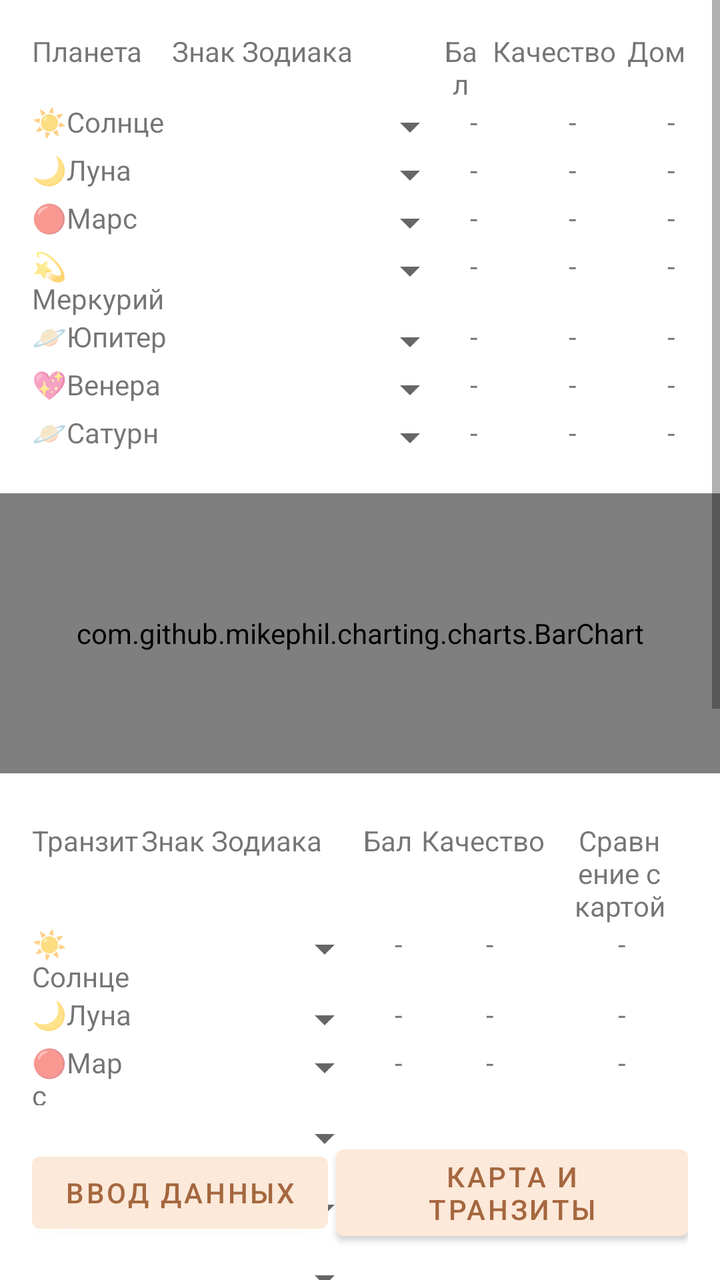
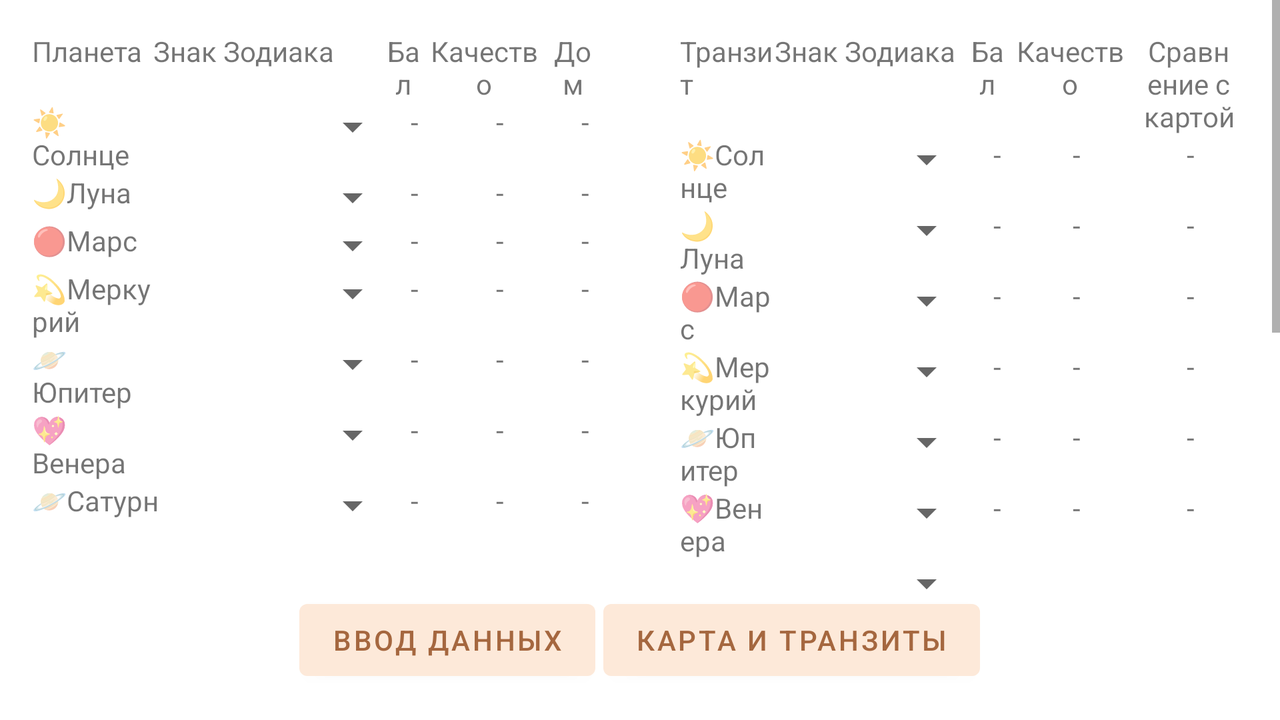

One screen, two layout resources from the same app: the default and the repository's alternative for another configuration. Each is rendered where Android would select it; the XML of both is given below.
<!-- AndroidManifest.xml: application theme Theme.Ashtakavarga -->
<!-- res/layout/activity_planet_sign.xml -->
<?xml version="1.0" encoding="utf-8"?>
<androidx.constraintlayout.widget.ConstraintLayout xmlns:android="http://schemas.android.com/apk/res/android"
    xmlns:app="http://schemas.android.com/apk/res-auto"
    android:layout_width="match_parent"
    android:layout_height="match_parent">

    <ScrollView
        android:layout_width="0dp"
        android:layout_height="0dp"
        app:layout_constraintTop_toTopOf="parent"
        app:layout_constraintStart_toStartOf="parent"
        app:layout_constraintEnd_toEndOf="parent"
        app:layout_constraintBottom_toTopOf="@+id/include_bottom_buttons"
        android:fillViewport="true">

    <LinearLayout
        android:layout_width="match_parent"
        android:layout_height="wrap_content"
        android:orientation="vertical">

        <include
            android:id="@+id/planet_content"
            layout="@layout/planet_content"
            android:layout_width="match_parent"
            android:layout_height="wrap_content"
            android:layout_marginBottom="8dp"/>

        <include
            android:id="@+id/transit_content"
            layout="@layout/transit_content"
            android:layout_width="match_parent"
            android:layout_height="wrap_content"
            android:layout_marginBottom="8dp"/>
    </LinearLayout>
</ScrollView>

<include
    android:id="@+id/include_bottom_buttons"
    layout="@layout/bottom_button_bar"
    android:layout_width="0dp"
    android:layout_height="wrap_content"
    app:layout_constraintBottom_toBottomOf="parent"
    app:layout_constraintStart_toStartOf="parent"
    app:layout_constraintEnd_toEndOf="parent"/>
</androidx.constraintlayout.widget.ConstraintLayout>
<!-- res/layout/planet_content.xml (included above) -->
<?xml version="1.0" encoding="utf-8"?>
<LinearLayout xmlns:android="http://schemas.android.com/apk/res/android"
    xmlns:app="http://schemas.android.com/apk/res-auto"
    android:layout_width="match_parent"
    android:layout_height="wrap_content"
    android:orientation="vertical">

    <TableLayout
        android:layout_width="match_parent"
        android:layout_height="wrap_content"
        android:padding="16dp"
        android:stretchColumns="*">

        <TableRow>
            <TextView
                android:layout_width="0dp"
                android:layout_weight="0.9"
                android:gravity="left"
                android:text="@string/header_planet" />
            <TextView
                android:layout_width="0dp"
                android:layout_weight="1.7"
                android:gravity="left"
                android:text="@string/header_zodiac" />
            <TextView
                android:layout_width="0dp"
                android:layout_weight="0.3"
                android:gravity="center"
                android:text="@string/header_score" />
            <TextView
                android:layout_width="0dp"
                android:layout_weight="0.9"
                android:gravity="center"
                android:text="@string/header_quality" />
            <TextView
                android:layout_width="0dp"
                android:layout_weight="0.4"
                android:gravity="center"
                android:text="@string/header_home" />
        </TableRow>

        <TableRow>
            <TextView
                android:layout_width="0dp"
                android:layout_weight="0.9"
                android:gravity="center_vertical"
                android:text="@string/planet_sun" />
            <Spinner
                android:id="@+id/spinnerSun"
                android:layout_width="0dp"
                android:layout_height="wrap_content"
                android:layout_weight="1.7" />
            <TextView
                android:id="@+id/tvSunValue"
                android:layout_width="0dp"
                android:layout_weight="0.2"
                android:gravity="center"
                android:text="-" />
            <TextView
                android:id="@+id/tvSunQuality"
                android:layout_width="0dp"
                android:layout_weight="1"
                android:gravity="center"
                android:text="-" />
            <TextView
                android:id="@+id/tvSunHome"
                android:layout_width="0dp"
                android:layout_weight="0.2"
                android:gravity="center"
                android:text="-" />
        </TableRow>

        <TableRow>
            <TextView
                android:layout_width="0dp"
                android:layout_weight="0.9"
                android:gravity="center_vertical"
                android:text="@string/planet_moon" />
            <Spinner
                android:id="@+id/spinnerMoon"
                android:layout_width="0dp"
                android:layout_height="wrap_content"
                android:layout_weight="1.7" />
            <TextView
                android:id="@+id/tvMoonValue"
                android:layout_width="0dp"
                android:layout_weight="0.2"
                android:gravity="center"
                android:text="-" />
            <TextView
                android:id="@+id/tvMoonQuality"
                android:layout_width="0dp"
                android:layout_weight="1"
                android:gravity="center"
                android:text="-" />
            <TextView
                android:id="@+id/tvMoonHome"
                android:layout_width="0dp"
                android:layout_weight="0.2"
                android:gravity="center"
                android:text="-" />
        </TableRow>

        <TableRow>
            <TextView
                android:layout_width="0dp"
                android:layout_weight="0.9"
                android:gravity="center_vertical"
                android:text="@string/planet_mars" />
            <Spinner
                android:id="@+id/spinnerMars"
                android:layout_width="0dp"
                android:layout_height="wrap_content"
                android:layout_weight="1.7" />
            <TextView
                android:id="@+id/tvMarsValue"
                android:layout_width="0dp"
                android:layout_weight="0.2"
                android:gravity="center"
                android:text="-" />
            <TextView
                android:id="@+id/tvMarsQuality"
                android:layout_width="0dp"
                android:layout_weight="1"
                android:gravity="center"
                android:text="-" />
            <TextView
                android:id="@+id/tvMarsHome"
                android:layout_width="0dp"
                android:layout_weight="0.2"
                android:gravity="center"
                android:text="-" />
        </TableRow>

        <TableRow>
            <TextView
                android:layout_width="0dp"
                android:layout_weight="0.9"
                android:gravity="center_vertical"
                android:text="@string/planet_mercury" />
            <Spinner
                android:id="@+id/spinnerMercury"
                android:layout_width="0dp"
                android:layout_height="wrap_content"
                android:layout_weight="1.7" />
            <TextView
                android:id="@+id/tvMercuryValue"
                android:layout_width="0dp"
                android:layout_weight="0.2"
                android:gravity="center"
                android:text="-" />
            <TextView
                android:id="@+id/tvMercuryQuality"
                android:layout_width="0dp"
                android:layout_weight="1"
                android:gravity="center"
                android:text="-" />
            <TextView
                android:id="@+id/tvMercuryHome"
                android:layout_width="0dp"
                android:layout_weight="0.2"
                android:gravity="center"
                android:text="-" />
        </TableRow>

        <TableRow>
            <TextView
                android:layout_width="0dp"
                android:layout_weight="0.9"
                android:gravity="center_vertical"
                android:text="@string/planet_jupiter" />
            <Spinner
                android:id="@+id/spinnerJupiter"
                android:layout_width="0dp"
                android:layout_height="wrap_content"
                android:layout_weight="1.7" />
            <TextView
                android:id="@+id/tvJupiterValue"
                android:layout_width="0dp"
                android:layout_weight="0.2"
                android:gravity="center"
                android:text="-" />
            <TextView
                android:id="@+id/tvJupiterQuality"
                android:layout_width="0dp"
                android:layout_weight="1"
                android:gravity="center"
                android:text="-" />
            <TextView
                android:id="@+id/tvJupiterHome"
                android:layout_width="0dp"
                android:layout_weight="0.2"
                android:gravity="center"
                android:text="-" />
        </TableRow>

        <TableRow>
            <TextView
                android:layout_width="0dp"
                android:layout_weight="0.9"
                android:gravity="center_vertical"
                android:text="@string/planet_venus" />
            <Spinner
                android:id="@+id/spinnerVenus"
                android:layout_width="0dp"
                android:layout_height="wrap_content"
                android:layout_weight="1.7" />
            <TextView
                android:id="@+id/tvVenusValue"
                android:layout_width="0dp"
                android:layout_weight="0.2"
                android:gravity="center"
                android:text="-" />
            <TextView
                android:id="@+id/tvVenusQuality"
                android:layout_width="0dp"
                android:layout_weight="1"
                android:gravity="center"
                android:text="-" />
            <TextView
                android:id="@+id/tvVenusHome"
                android:layout_width="0dp"
                android:layout_weight="0.2"
                android:gravity="center"
                android:text="-" />
        </TableRow>

        <TableRow>
            <TextView
                android:layout_width="0dp"
                android:layout_weight="0.9"
                android:gravity="center_vertical"
                android:text="@string/planet_saturn" />
            <Spinner
                android:id="@+id/spinnerSaturn"
                android:layout_width="0dp"
                android:layout_height="wrap_content"
                android:layout_weight="1.7" />
            <TextView
                android:id="@+id/tvSaturnValue"
                android:layout_width="0dp"
                android:layout_weight="0.2"
                android:gravity="center"
                android:text="-" />
            <TextView
                android:id="@+id/tvSaturnQuality"
                android:layout_width="0dp"
                android:layout_weight="1"
                android:gravity="center"
                android:text="-" />
            <TextView
                android:id="@+id/tvSaturnHome"
                android:layout_width="0dp"
                android:layout_weight="0.2"
                android:gravity="center"
                android:text="-" />
        </TableRow>
    </TableLayout>

    <com.github.mikephil.charting.charts.BarChart
        android:id="@+id/barChartPlanet"
        android:layout_width="match_parent"
        android:layout_height="140dp" />

</LinearLayout>
<!-- res/layout/transit_content.xml (included above) -->
<?xml version="1.0" encoding="utf-8"?>
<LinearLayout xmlns:android="http://schemas.android.com/apk/res/android"
    xmlns:app="http://schemas.android.com/apk/res-auto"
    android:layout_width="match_parent"
    android:layout_height="wrap_content"
    android:orientation="vertical">

    <TableLayout
        android:layout_width="match_parent"
        android:layout_height="wrap_content"
        android:padding="16dp"
        android:stretchColumns="*">

        <TableRow>
            <TextView
                android:layout_width="0dp"
                android:layout_weight="0.8"
                android:gravity="left"
                android:text="@string/header_transit" />
            <TextView
                android:layout_width="0dp"
                android:layout_weight="1.6"
                android:gravity="left"
                android:text="@string/header_zodiac" />
            <TextView
                android:layout_width="0dp"
                android:layout_weight="0.4"
                android:gravity="center"
                android:text="@string/header_score" />
            <TextView
                android:layout_width="0dp"
                android:layout_weight="1"
                android:gravity="center"
                android:text="@string/header_quality" />
            <TextView
                android:layout_width="0dp"
                android:layout_weight="1"
                android:gravity="center"
                android:text="@string/header_comparison" />
        </TableRow>

        <TableRow>
            <TextView
                android:layout_width="0dp"
                android:layout_weight="0.8"
                android:gravity="center_vertical"
                android:text="@string/planet_sun" />
            <Spinner
                android:id="@+id/spinnerTransitSun"
                android:layout_width="0dp"
                android:layout_height="wrap_content"
                android:layout_weight="1.8" />
            <TextView
                android:id="@+id/tvTransitSunValue"
                android:layout_width="0dp"
                android:layout_weight="0.4"
                android:gravity="center"
                android:text="-" />
            <TextView
                android:id="@+id/tvTransitSunQuality"
                android:layout_width="0dp"
                android:layout_weight="1"
                android:gravity="center"
                android:text="-" />
            <TextView
                android:id="@+id/tvTransitSunComparison"
                android:layout_width="0dp"
                android:layout_weight="1"
                android:gravity="center"
                android:text="-" />
        </TableRow>

        <TableRow>
            <TextView
                android:layout_width="0dp"
                android:layout_weight="0.8"
                android:gravity="center_vertical"
                android:text="@string/planet_moon" />
            <Spinner
                android:id="@+id/spinnerTransitMoon"
                android:layout_width="0dp"
                android:layout_height="wrap_content"
                android:layout_weight="1.8" />
            <TextView
                android:id="@+id/tvTransitMoonValue"
                android:layout_width="0dp"
                android:layout_weight="0.4"
                android:gravity="center"
                android:text="-" />
            <TextView
                android:id="@+id/tvTransitMoonQuality"
                android:layout_width="0dp"
                android:layout_weight="1"
                android:gravity="center"
                android:text="-" />
            <TextView
                android:id="@+id/tvTransitMoonComparison"
                android:layout_width="0dp"
                android:layout_weight="1"
                android:gravity="center"
                android:text="-" />
        </TableRow>

        <TableRow>
            <TextView
                android:layout_width="0dp"
                android:layout_weight="0.8"
                android:gravity="center_vertical"
                android:text="@string/planet_mars" />
            <Spinner
                android:id="@+id/spinnerTransitMars"
                android:layout_width="0dp"
                android:layout_height="wrap_content"
                android:layout_weight="1.8" />
            <TextView
                android:id="@+id/tvTransitMarsValue"
                android:layout_width="0dp"
                android:layout_weight="0.4"
                android:gravity="center"
                android:text="-" />
            <TextView
                android:id="@+id/tvTransitMarsQuality"
                android:layout_width="0dp"
                android:layout_weight="1"
                android:gravity="center"
                android:text="-" />
            <TextView
                android:id="@+id/tvTransitMarsComparison"
                android:layout_width="0dp"
                android:layout_weight="1"
                android:gravity="center"
                android:text="-" />
        </TableRow>

        <TableRow>
            <TextView
                android:layout_width="0dp"
                android:layout_weight="0.8"
                android:gravity="center_vertical"
                android:text="@string/planet_mercury" />
            <Spinner
                android:id="@+id/spinnerTransitMercury"
                android:layout_width="0dp"
                android:layout_height="wrap_content"
                android:layout_weight="1.8" />
            <TextView
                android:id="@+id/tvTransitMercuryValue"
                android:layout_width="0dp"
                android:layout_weight="0.4"
                android:gravity="center"
                android:text="-" />
            <TextView
                android:id="@+id/tvTransitMercuryQuality"
                android:layout_width="0dp"
                android:layout_weight="1"
                android:gravity="center"
                android:text="-" />
            <TextView
                android:id="@+id/tvTransitMercuryComparison"
                android:layout_width="0dp"
                android:layout_weight="1"
                android:gravity="center"
                android:text="-" />
        </TableRow>

        <TableRow>
            <TextView
                android:layout_width="0dp"
                android:layout_weight="0.8"
                android:gravity="center_vertical"
                android:text="@string/planet_jupiter" />
            <Spinner
                android:id="@+id/spinnerTransitJupiter"
                android:layout_width="0dp"
                android:layout_height="wrap_content"
                android:layout_weight="1.8" />
            <TextView
                android:id="@+id/tvTransitJupiterValue"
                android:layout_width="0dp"
                android:layout_weight="0.4"
                android:gravity="center"
                android:text="-" />
            <TextView
                android:id="@+id/tvTransitJupiterQuality"
                android:layout_width="0dp"
                android:layout_weight="1"
                android:gravity="center"
                android:text="-" />
            <TextView
                android:id="@+id/tvTransitJupiterComparison"
                android:layout_width="0dp"
                android:layout_weight="1"
                android:gravity="center"
                android:text="-" />
        </TableRow>

        <TableRow>
            <TextView
                android:layout_width="0dp"
                android:layout_weight="0.8"
                android:gravity="center_vertical"
                android:text="@string/planet_venus" />
            <Spinner
                android:id="@+id/spinnerTransitVenus"
                android:layout_width="0dp"
                android:layout_height="wrap_content"
                android:layout_weight="1.8" />
            <TextView
                android:id="@+id/tvTransitVenusValue"
                android:layout_width="0dp"
                android:layout_weight="0.4"
                android:gravity="center"
                android:text="-" />
            <TextView
                android:id="@+id/tvTransitVenusQuality"
                android:layout_width="0dp"
                android:layout_weight="1"
                android:gravity="center"
                android:text="-" />
            <TextView
                android:id="@+id/tvTransitVenusComparison"
                android:layout_width="0dp"
                android:layout_weight="1"
                android:gravity="center"
                android:text="-" />
        </TableRow>

        <TableRow>
            <TextView
                android:layout_width="0dp"
                android:layout_weight="0.8"
                android:gravity="center_vertical"
                android:text="@string/planet_saturn" />
            <Spinner
                android:id="@+id/spinnerTransitSaturn"
                android:layout_width="0dp"
                android:layout_height="wrap_content"
                android:layout_weight="1.8" />
            <TextView
                android:id="@+id/tvTransitSaturnValue"
                android:layout_width="0dp"
                android:layout_weight="0.4"
                android:gravity="center"
                android:text="-" />
            <TextView
                android:id="@+id/tvTransitSaturnQuality"
                android:layout_width="0dp"
                android:layout_weight="1"
                android:gravity="center"
                android:text="-" />
            <TextView
                android:id="@+id/tvTransitSaturnComparison"
                android:layout_width="0dp"
                android:layout_weight="1"
                android:gravity="center"
                android:text="-" />
        </TableRow>
    </TableLayout>

    <com.github.mikephil.charting.charts.BarChart
        android:id="@+id/barChartTransit"
        android:layout_width="match_parent"
        android:layout_height="140dp" />

</LinearLayout>
<!-- res/layout/bottom_button_bar.xml (included above) -->
<?xml version="1.0" encoding="utf-8"?>
<LinearLayout xmlns:android="http://schemas.android.com/apk/res/android"
    android:layout_width="match_parent"
    android:layout_height="wrap_content"
    android:orientation="horizontal"
    android:gravity="center"
    android:padding="16dp">

    <Button
        android:id="@+id/button_main_activity"
        android:layout_width="wrap_content"
        android:layout_height="wrap_content"
        android:text="Ввод данных"
        android:layout_marginEnd="2dp"/>

    <Button
        android:id="@+id/button_planet_sign_activity"
        android:layout_width="wrap_content"
        android:layout_height="wrap_content"
        android:text="Карта и транзиты"
        android:layout_marginStart="2dp"/>

    

</LinearLayout>
<!-- resources referenced by this layout -->
<resources>
  <string name="header_comparison">Сравнение с картой</string>
  <string name="header_home">Дом</string>
  <string name="header_planet">Планета</string>
  <string name="header_quality">Качество</string>
  <string name="header_score">Бал</string>
  <string name="header_transit">Транзит</string>
  <string name="header_zodiac">Знак Зодиака</string>
  <string name="planet_jupiter">🪐Юпитер</string>
  <string name="planet_mars">🔴Марс</string>
  <string name="planet_mercury">💫Меркурий</string>
  <string name="planet_moon">🌙Луна</string>
  <string name="planet_saturn">🪐Сатурн</string>
  <string name="planet_sun">☀️Солнце</string>
  <string name="planet_venus">💖Венера</string>
  <style name="Theme.Ashtakavarga" parent="Base.Theme.Ashtakavarga" />
  <style name="Base.Theme.Ashtakavarga" parent="Theme.MaterialComponents.DayNight.NoActionBar">
          
          
          <item name="colorPrimary">@color/light_peach</item>
          <item name="colorPrimaryVariant">@color/brown</item>
          <item name="colorOnPrimary">@color/brown</item>  
          
          <item name="colorSecondary">@color/gold</item>
          <item name="colorSecondaryVariant">@color/cyan</item>
          <item name="colorOnSecondary">@color/black</item>
          
          <item name="android:statusBarColor">?attr/colorPrimaryVariant</item>
      </style>
  <color name="light_peach">#FDE9D9</color>
  <color name="brown">#A5673F</color>
  <color name="gold">#FACC15</color>
  <color name="cyan">#2DD4CA</color>
  <color name="black">#000000</color>
</resources>
<!-- res/layout-land/activity_planet_sign.xml (the repository's variant of the layout above) -->
<!-- drawn on the phone turned sideways -->
<?xml version="1.0" encoding="utf-8"?>
<androidx.constraintlayout.widget.ConstraintLayout xmlns:android="http://schemas.android.com/apk/res/android"
    xmlns:app="http://schemas.android.com/apk/res-auto"
    android:layout_width="match_parent"
    android:layout_height="match_parent">

    <ScrollView
        android:layout_width="0dp"
        android:layout_height="0dp"
        app:layout_constraintTop_toTopOf="parent"
        app:layout_constraintStart_toStartOf="parent"
        app:layout_constraintEnd_toEndOf="parent"
        app:layout_constraintBottom_toTopOf="@+id/include_bottom_buttons"
        android:fillViewport="true">

        <LinearLayout
            android:layout_width="match_parent"
            android:layout_height="wrap_content"
            android:orientation="horizontal">

            <include
                android:id="@+id/planet_content"
                layout="@layout/planet_content"
                android:layout_width="0dp"
                android:layout_height="wrap_content"
                android:layout_weight="1"
                android:layout_marginEnd="4dp"/>

            <include
                android:id="@+id/transit_content"
                layout="@layout/transit_content"
                android:layout_width="0dp"
                android:layout_height="wrap_content"
                android:layout_weight="1"
                android:layout_marginStart="4dp"/>
        </LinearLayout>
    </ScrollView>

    <include
        android:id="@+id/include_bottom_buttons"
        layout="@layout/bottom_button_bar"
        android:layout_width="0dp"
        android:layout_height="wrap_content"
        app:layout_constraintBottom_toBottomOf="parent"
        app:layout_constraintStart_toStartOf="parent"
        app:layout_constraintEnd_toEndOf="parent"/>
</androidx.constraintlayout.widget.ConstraintLayout>
